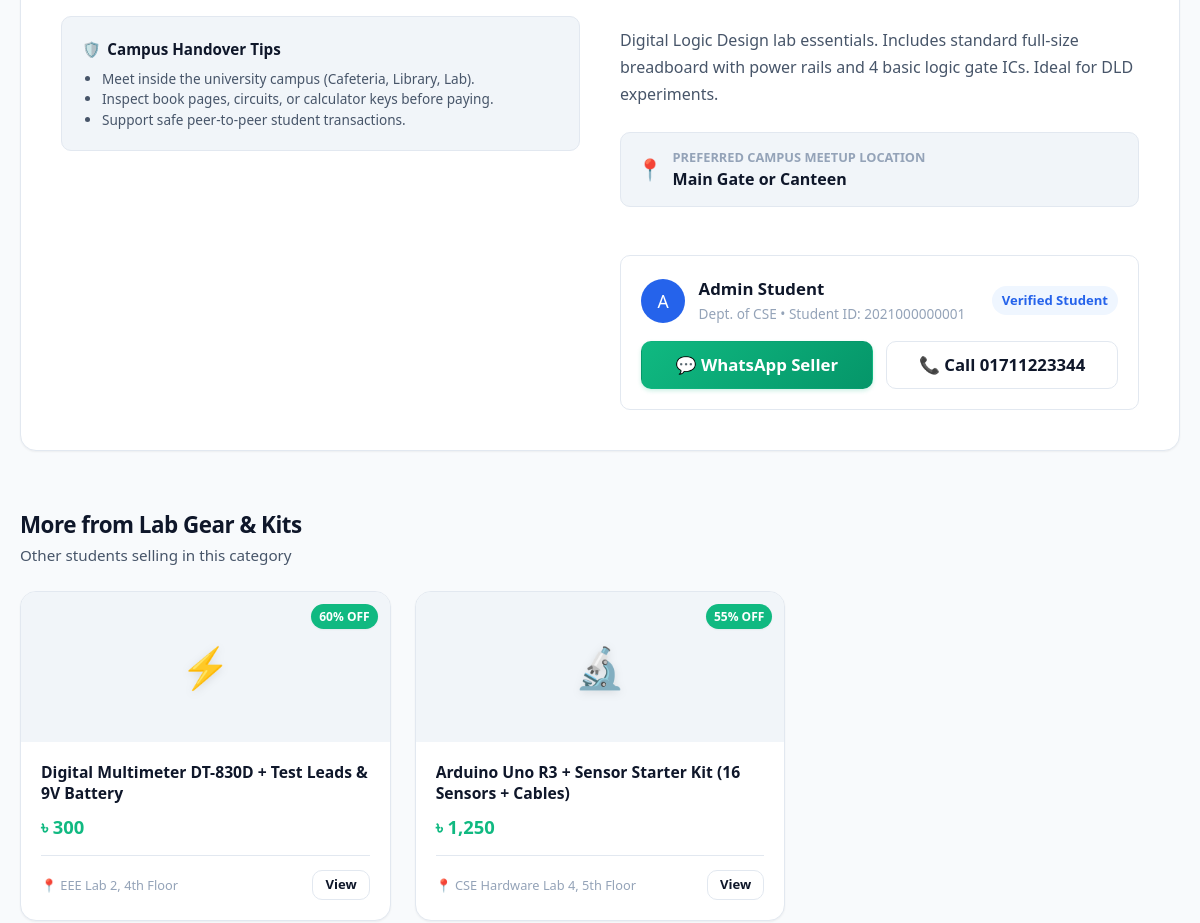
The page /item_details.php?id=7 (middle part) on the database as committed earlier.
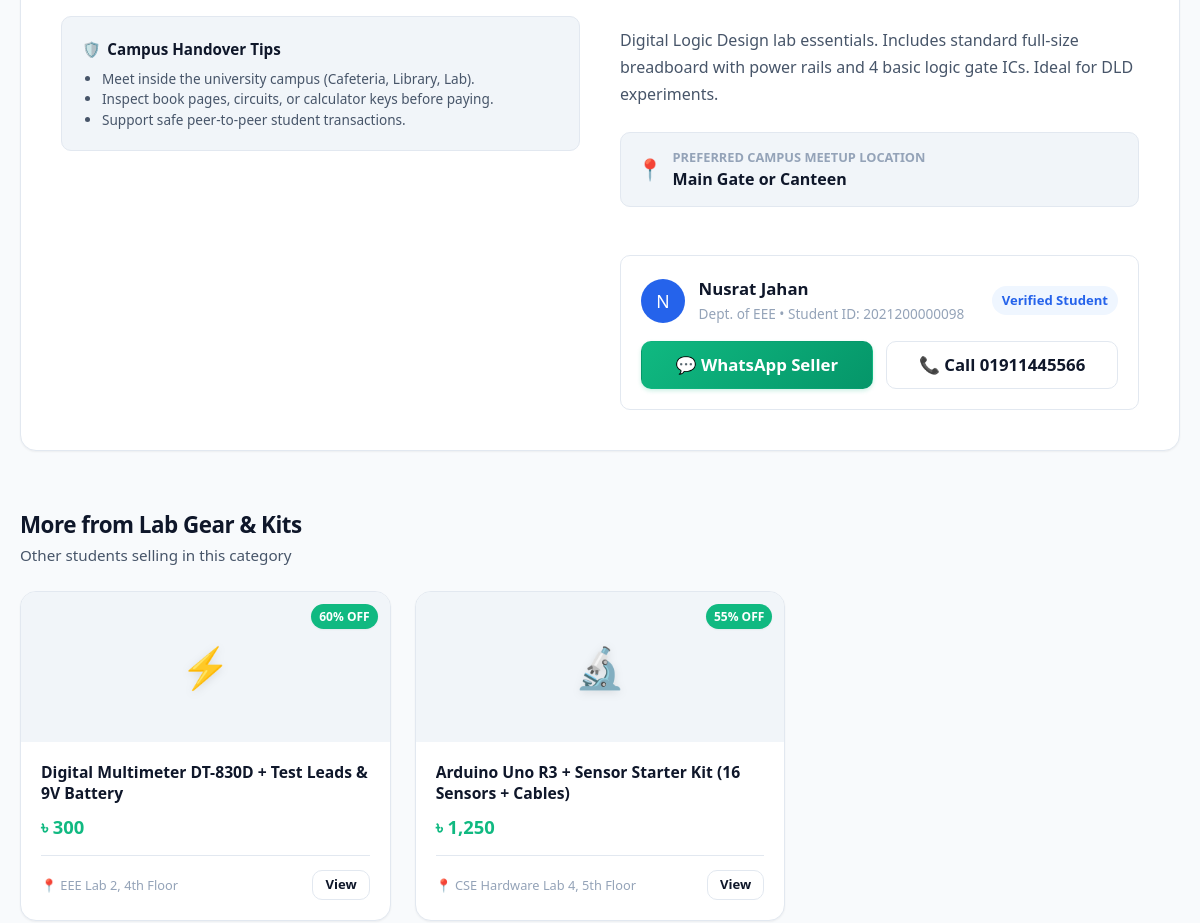
The same page on the database as committed later.
### tables this page shows
CREATE TABLE `items` (
  `id` int(11) NOT NULL AUTO_INCREMENT,
  `user_id` int(11) NOT NULL,
  `title` varchar(150) NOT NULL,
  `category` enum('Textbooks','Lab Gear & Kits','Drawing & Tools','Electronics & Calculators','Other') NOT NULL,
  `course_code` varchar(20) DEFAULT NULL,
  `item_condition` enum('Like New','Gently Used','Fair') NOT NULL,
  `original_price` decimal(10,2) NOT NULL,
  `selling_price` decimal(10,2) NOT NULL,
  `description` text NOT NULL,
  `meetup_location` varchar(120) NOT NULL,
  `image_icon` varchar(10) DEFAULT '?',
  `image_url` varchar(255) DEFAULT NULL,
  `status` enum('Available','Reserved','Sold') DEFAULT 'Available',
  `created_at` timestamp NOT NULL DEFAULT current_timestamp(),
  `updated_at` timestamp NOT NULL DEFAULT current_timestamp() ON UPDATE current_timestamp(),
  PRIMARY KEY (`id`),
  KEY `user_id` (`user_id`),
  CONSTRAINT `items_ibfk_1` FOREIGN KEY (`user_id`) REFERENCES `users` (`id`) ON DELETE CASCADE
);

CREATE TABLE `users` (
  `id` int(11) NOT NULL AUTO_INCREMENT,
  `student_id` varchar(30) NOT NULL,
  `full_name` varchar(100) NOT NULL,
  `email` varchar(100) NOT NULL,
  `phone` varchar(25) NOT NULL,
  `department` varchar(50) DEFAULT 'CSE',
  `role` varchar(20) DEFAULT 'student',
  `password_hash` varchar(255) NOT NULL,
  `created_at` timestamp NOT NULL DEFAULT current_timestamp(),
  PRIMARY KEY (`id`),
  UNIQUE KEY `student_id` (`student_id`),
  UNIQUE KEY `email` (`email`)
);

### includes/auth_check.php (called while the page is built, shortened)
<?php
function is_logged_in(): bool {
    return !empty($_SESSION['user_id']);
}
function current_user(): ?array {
    if (!is_logged_in()) {
        return null;
    }
    return [
        'id'          => $_SESSION['user_id'],
        'student_id'  => $_SESSION['student_id'] ?? '',
        'full_name'   => $_SESSION['full_name'] ?? 'Student',
        'email'       => $_SESSION['email'] ?? '',
        'role'        => $_SESSION['role'] ?? 'student',
        'department'  => $_SESSION['department'] ?? 'CSE',
        'phone'       => $_SESSION['phone'] ?? ''
    ];
}
function format_price($amount): string {
    return APP_CURRENCY . ' ' . number_format((float)$amount, 0);
}
function calc_discount_pct($original, $selling): int {
    $orig = (float)$original;
    $sell = (float)$selling;
    return (int)round((($orig - $sell) / $orig) * 100);
}

### item_details.php (the view, shortened to what the changed rows need)
<?php
require_once __DIR__ . '/config/db.php';
require_once __DIR__ . '/includes/auth_check.php';
$itemId = isset($_GET['id']) ? (int)$_GET['id'] : 0;
$item = null;
$relatedItems = [];
try {
    $stmt = $pdo->prepare("
        SELECT i.*, u.full_name as seller_name, u.email as seller_email,
               u.phone as seller_phone, u.department as seller_dept, u.student_id as seller_sid
        FROM items i
        JOIN users u ON i.user_id = u.id
        WHERE i.id = :id
        LIMIT 1
    ");
    $stmt->execute([':id' => $itemId]);
    $item = $stmt->fetch();
    $relStmt = $pdo->prepare("
        SELECT * FROM items
        WHERE category = :cat AND id != :id AND status = 'Available'
        ORDER BY id DESC LIMIT 3
    ");
    $relStmt->execute([':cat' => $item['category'], ':id' => $itemId]);
    $relatedItems = $relStmt->fetchAll();
} catch (PDOException $e) {
    set_flash('error', 'Database error: ' . $e->getMessage());
    header("Location: marketplace.php");
    exit();
}
require_once __DIR__ . '/includes/header.php';
$rawPhone = preg_replace('/[^0-9]/', '', $item['seller_phone']);
if (strlen($rawPhone) === 11 && str_starts_with($rawPhone, '01')) {
    $waPhone = '88' . $rawPhone;
} else {
    $waPhone = $rawPhone;
}
$waMessage = rawurlencode("Hi {$item['seller_name']}, I found your listing \"{$item['title']}\" on UniThrift. Is it still available for campus meetup?");
$waLink = "https://wa.me/{$waPhone}?text={$waMessage}";
$isOwner = ($currentUser && $currentUser['id'] == $item['user_id']);
?>
<div class="container" style="padding-top: 2rem; padding-bottom: 3.5rem;">
    <div class="detail-layout">
        <div class="detail-info">
            <div style="margin-bottom: 1.5rem;">
                <p style="color: var(--text-secondary); line-height: 1.7; white-space: pre-line;">
                    <?= htmlspecialchars($item['description']) ?>
                </p>
            </div>
            <div style="display: flex; align-items: center; gap: 0.6rem; padding: 0.85rem 1rem; background: var(--bg-subtle); border-radius: var(--radius-md); margin-bottom: 1.5rem; border: 1px solid var(--border-color);">
                <div>
                    <div style="font-size: 0.8rem; color: var(--text-muted); font-weight: 600;">PREFERRED CAMPUS MEETUP LOCATION</div>
                    <div style="font-weight: 700; color: var(--text-primary);"><?= htmlspecialchars($item['meetup_location']) ?></div>
                </div>
            </div>
            <div class="seller-card">
                <div style="display: flex; align-items: center; justify-content: space-between; margin-bottom: 1rem;">
                    <div style="display: flex; align-items: center; gap: 0.85rem;">
                        <div class="user-avatar-sm" style="width: 44px; height: 44px; font-size: 1.1rem;">
                            <?= strtoupper(substr($item['seller_name'], 0, 1)) ?>
                        </div>
                        <div>
                            <div style="font-weight: 800; font-size: 1.05rem;"><?= htmlspecialchars($item['seller_name']) ?></div>
                            <div style="font-size: 0.85rem; color: var(--text-muted);">
                                Dept. of <?= htmlspecialchars($item['seller_dept']) ?> &bull; Student ID: <?= htmlspecialchars($item['seller_sid']) ?>
                            </div>
                        </div>
                    </div>
                </div>
                <?php if ($isOwner): ?>
                    <div style="background: var(--primary-light); padding: 1rem; border-radius: var(--radius-md); text-align: center; border: 1px solid var(--primary-border);">
                        <p style="font-size: 0.9rem; font-weight: 600; color: var(--primary); margin-bottom: 0.75rem;">
                            ℹ️ This is your listing.
                        </p>
                        <a href="my_listings.php" class="btn btn-primary" style="width: 100%;">
                            ✏️ Edit or Change Status in My Listings
                        </a>
                    </div>
                <?php else: ?>
                    <div style="display: flex; gap: 0.85rem; flex-wrap: wrap;">
                        <a href="<?= htmlspecialchars($waLink) ?>" target="_blank" rel="noopener noreferrer" class="btn btn-accent btn-lg" style="flex: 1; min-width: 180px;">
                            💬 WhatsApp Seller
                        </a>
                        <a href="tel:<?= htmlspecialchars($item['seller_phone']) ?>" class="btn btn-outline btn-lg" style="flex: 1; min-width: 180px;">
                            📞 Call <?= htmlspecialchars($item['seller_phone']) ?>
                        </a>
                    </div>
                <?php endif; ?>
            </div>
        </div>
    </div>
    <?php if (!empty($relatedItems)): ?>
        <div style="margin-top: 3.5rem;">
            <div class="section-header" style="margin-bottom: 1.5rem;">
                <div>
                    <h3 class="section-title" style="font-size: 1.4rem;">More from <?= htmlspecialchars($item['category']) ?></h3>
                    <p class="section-desc">Other students selling in this category</p>
                </div>
            </div>
            <div class="items-grid">
                <?php foreach ($relatedItems as $rel): ?>
                    <?php $relDiscount = calc_discount_pct($rel['original_price'], $rel['selling_price']); ?>
                    <div class="item-card">
                        <div class="card-img-wrap" style="height: 150px;">
                            <span class="card-img-placeholder" style="font-size: 2.5rem;"><?= htmlspecialchars($rel['image_icon'] ?? '📦') ?></span>
                            <?php if ($relDiscount > 0): ?>
                                <span class="card-badge-discount"><?= $relDiscount ?>% OFF</span>
                            <?php endif; ?>
                        </div>
                        <div class="card-body">
                            <h4 class="card-title" style="font-size: 0.98rem;">
                                <a href="item_details.php?id=<?= (int)$rel['id'] ?>" style="color: inherit;">
                                    <?= htmlspecialchars($rel['title']) ?>
                                </a>
                            </h4>
                            <div class="card-price-row">
                                <span class="price-current" style="font-size: 1.15rem;"><?= format_price($rel['selling_price']) ?></span>
                            </div>
                            <div class="card-footer">
                                <span>📍 <?= htmlspecialchars($rel['meetup_location']) ?></span>
                                <a href="item_details.php?id=<?= (int)$rel['id'] ?>" class="btn btn-outline btn-sm">View</a>
                            </div>
                        </div>
                    </div>
                <?php endforeach; ?>
            </div>
        </div>
    <?php endif; ?>
</div>
<?php require_once __DIR__ . '/includes/footer.php'; ?>

Rows that differ between the two databases and show on the page:
changed items "Lab Gear & Kits": user.full_name "A" → "N"; user.full_name "Admin Student" → "Nusrat Jahan"; user.department "CSE" → "EEE"; user.student_id "2021000000001" → "2021200000098"; user.phone "01711223344" → "01911445566"
